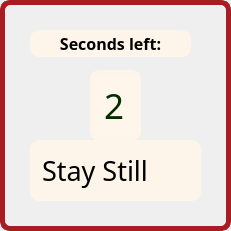
   <widget class="QFrame" name="frame_2">
    <property name="geometry">
     <rect>
      <x>420</x>
      <y>100</y>
      <width>231</width>
      <height>231</height>
     </rect>
    </property>
    <property name="styleSheet">
     <string notr="true">border-radius: 10px;
border: 5px solid;
border-color: rgb(167, 29, 34);</string>
    </property>
    <property name="frameShape">
     <enum>QFrame::StyledPanel</enum>
    </property>
    <property name="frameShadow">
     <enum>QFrame::Raised</enum>
    </property>
    <widget class="QLabel" name="StayStill_label">
     <property name="geometry">
      <rect>
       <x>30</x>
       <y>140</y>
       <width>171</width>
       <height>61</height>
      </rect>
     </property>
     <property name="font">
      <font>
       <family>Montserrat Medium</family>
       <pointsize>20</pointsize>
      </font>
     </property>
     <property name="styleSheet">
      <string notr="true">background-color: rgb(254, 245, 234);
border-color: rgb(254, 245, 234);</string>
     </property>
     <property name="text">
      <string>Stay Still</string>
     </property>
    </widget>
    <widget class="QLabel" name="seconds_label">
     <property name="geometry">
      <rect>
       <x>30</x>
       <y>30</y>
       <width>161</width>
       <height>27</height>
      </rect>
     </property>
     <property name="palette">
      <palette>
       <active>
        <colorrole role="WindowText">
         <brush brushstyle="SolidPattern">
          <color alpha="255">
           <red>0</red>
           <green>0</green>
           <blue>0</blue>
          </color>
         </brush>
        </colorrole>
        <colorrole role="Button">
         <brush brushstyle="SolidPattern">
          <color alpha="255">
           <red>254</red>
           <green>245</green>
           <blue>234</blue>
          </color>
         </brush>
        </colorrole>
        <colorrole role="Light">
         <brush brushstyle="SolidPattern">
          <color alpha="255">
           <red>0</red>
           <green>134</green>
           <blue>0</blue>
          </color>
         </brush>
        </colorrole>
        <colorrole role="Midlight">
         <brush brushstyle="SolidPattern">
          <color alpha="255">
           <red>99</red>
           <green>173</green>
           <blue>105</blue>
          </color>
         </brush>
        </colorrole>
        <colorrole role="Dark">
         <brush brushstyle="SolidPattern">
          <color alpha="255">
           <red>0</red>
           <green>46</green>
           <blue>0</blue>
          </color>
         </brush>
        </colorrole>
        <colorrole role="Mid">
         <brush brushstyle="SolidPattern">
          <color alpha="255">
           <red>0</red>
           <green>62</green>
           <blue>0</blue>
          </color>
         </brush>
        </colorrole>
        <colorrole role="Text">
         <brush brushstyle="SolidPattern">
          <color alpha="255">
           <red>0</red>
           <green>0</green>
           <blue>0</blue>
          </color>
         </brush>
        </colorrole>
        <colorrole role="BrightText">
         <brush brushstyle="SolidPattern">
          <color alpha="255">
           <red>255</red>
           <green>255</green>
           <blue>255</blue>
          </color>
         </brush>
        </colorrole>
        <colorrole role="ButtonText">
         <brush brushstyle="SolidPattern">
          <color alpha="255">
           <red>0</red>
           <green>0</green>
           <blue>0</blue>
          </color>
         </brush>
        </colorrole>
        <colorrole role="Base">
         <brush brushstyle="SolidPattern">
          <color alpha="255">
           <red>254</red>
           <green>245</green>
           <blue>234</blue>
          </color>
         </brush>
        </colorrole>
        <colorrole role="Window">
         <brush brushstyle="SolidPattern">
          <color alpha="255">
           <red>254</red>
           <green>245</green>
           <blue>234</blue>
          </color>
         </brush>
        </colorrole>
        <colorrole role="Shadow">
         <brush brushstyle="SolidPattern">
          <color alpha="255">
           <red>0</red>
           <green>0</green>
           <blue>0</blue>
          </color>
         </brush>
        </colorrole>
        <colorrole role="AlternateBase">
         <brush brushstyle="SolidPattern">
          <color alpha="255">
           <red>0</red>
           <green>46</green>
           <blue>0</blue>
          </color>
         </brush>
        </colorrole>
        <colorrole role="ToolTipBase">
         <brush brushstyle="SolidPattern">
          <color alpha="255">
           <red>255</red>
           <green>255</green>
           <blue>220</blue>
          </color>
         </brush>
        </colorrole>
        <colorrole role="ToolTipText">
         <brush brushstyle="SolidPattern">
          <color alpha="255">
           <red>0</red>
           <green>0</green>
           <blue>0</blue>
          </color>
         </brush>
        </colorrole>
        <colorrole role="PlaceholderText">
         <brush brushstyle="SolidPattern">
          <color alpha="128">
           <red>255</red>
           <green>255</green>
           <blue>255</blue>
          </color>
         </brush>
        </colorrole>
       </active>
       <inactive>
        <colorrole role="WindowText">
         <brush brushstyle="SolidPattern">
          <color alpha="255">
           <red>0</red>
           <green>0</green>
           <blue>0</blue>
          </color>
         </brush>
        </colorrole>
        <colorrole role="Button">
         <brush brushstyle="SolidPattern">
          <color alpha="255">
           <red>254</red>
           <green>245</green>
           <blue>234</blue>
          </color>
         </brush>
        </colorrole>
        <colorrole role="Light">
         <brush brushstyle="SolidPattern">
          <color alpha="255">
           <red>0</red>
           <green>134</green>
           <blue>0</blue>
          </color>
         </brush>
        </colorrole>
        <colorrole role="Midlight">
         <brush brushstyle="SolidPattern">
          <color alpha="255">
           <red>99</red>
           <green>173</green>
           <blue>105</blue>
          </color>
         </brush>
        </colorrole>
        <colorrole role="Dark">
         <brush brushstyle="SolidPattern">
          <color alpha="255">
           <red>0</red>
           <green>46</green>
           <blue>0</blue>
          </color>
         </brush>
        </colorrole>
        <colorrole role="Mid">
         <brush brushstyle="SolidPattern">
          <color alpha="255">
           <red>0</red>
           <green>62</green>
           <blue>0</blue>
          </color>
         </brush>
        </colorrole>
        <colorrole role="Text">
         <brush brushstyle="SolidPattern">
          <color alpha="255">
           <red>0</red>
           <green>0</green>
           <blue>0</blue>
          </color>
         </brush>
        </colorrole>
        <colorrole role="BrightText">
         <brush brushstyle="SolidPattern">
          <color alpha="255">
           <red>255</red>
           <green>255</green>
           <blue>255</blue>
          </color>
         </brush>
        </colorrole>
        <colorrole role="ButtonText">
         <brush brushstyle="SolidPattern">
          <color alpha="255">
           <red>0</red>
           <green>0</green>
           <blue>0</blue>
          </color>
         </brush>
        </colorrole>
        <colorrole role="Base">
         <brush brushstyle="SolidPattern">
          <color alpha="255">
           <red>254</red>
           <green>245</green>
           <blue>234</blue>
          </color>
         </brush>
        </colorrole>
        <colorrole role="Window">
         <brush brushstyle="SolidPattern">
          <color alpha="255">
           <red>254</red>
           <green>245</green>
           <blue>234</blue>
          </color>
         </brush>
        </colorrole>
        <colorrole role="Shadow">
         <brush brushstyle="SolidPattern">
          <color alpha="255">
           <red>0</red>
           <green>0</green>
           <blue>0</blue>
          </color>
         </brush>
        </colorrole>
        <colorrole role="AlternateBase">
         <brush brushstyle="SolidPattern">
          <color alpha="255">
           <red>0</red>
           <green>46</green>
           <blue>0</blue>
          </color>
         </brush>
        </colorrole>
        <colorrole role="ToolTipBase">
         <brush brushstyle="SolidPattern">
          <color alpha="255">
           <red>255</red>
           <green>255</green>
           <blue>220</blue>
          </color>
         </brush>
        </colorrole>
        <colorrole role="ToolTipText">
         <brush brushstyle="SolidPattern">
          <color alpha="255">
           <red>0</red>
           <green>0</green>
           <blue>0</blue>
          </color>
         </brush>
        </colorrole>
        <colorrole role="PlaceholderText">
         <brush brushstyle="SolidPattern">
          <color alpha="128">
           <red>255</red>
           <green>255</green>
           <blue>255</blue>
          </color>
         </brush>
        </colorrole>
       </inactive>
       <disabled>
        <colorrole role="WindowText">
         <brush brushstyle="SolidPattern">
          <color alpha="255">
           <red>0</red>
           <green>0</green>
           <blue>0</blue>
          </color>
         </brush>
        </colorrole>
        <colorrole role="Button">
         <brush brushstyle="SolidPattern">
          <color alpha="255">
           <red>254</red>
           <green>245</green>
           <blue>234</blue>
          </color>
         </brush>
        </colorrole>
        <colorrole role="Light">
         <brush brushstyle="SolidPattern">
          <color alpha="255">
           <red>0</red>
           <green>134</green>
           <blue>0</blue>
          </color>
         </brush>
        </colorrole>
        <colorrole role="Midlight">
         <brush brushstyle="SolidPattern">
          <color alpha="255">
           <red>99</red>
           <green>173</green>
           <blue>105</blue>
          </color>
         </brush>
        </colorrole>
        <colorrole role="Dark">
         <brush brushstyle="SolidPattern">
          <color alpha="255">
           <red>0</red>
           <green>46</green>
           <blue>0</blue>
          </color>
         </brush>
        </colorrole>
        <colorrole role="Mid">
         <brush brushstyle="SolidPattern">
          <color alpha="255">
           <red>0</red>
           <green>62</green>
           <blue>0</blue>
          </color>
         </brush>
        </colorrole>
        <colorrole role="Text">
         <brush brushstyle="SolidPattern">
          <color alpha="255">
           <red>0</red>
           <green>0</green>
           <blue>0</blue>
          </color>
         </brush>
        </colorrole>
        <colorrole role="BrightText">
         <brush brushstyle="SolidPattern">
          <color alpha="255">
           <red>255</red>
           <green>255</green>
           <blue>255</blue>
          </color>
         </brush>
        </colorrole>
        <colorrole role="ButtonText">
         <brush brushstyle="SolidPattern">
          <color alpha="255">
           <red>0</red>
           <green>0</green>
           <blue>0</blue>
          </color>
         </brush>
        </colorrole>
        <colorrole role="Base">
         <brush brushstyle="SolidPattern">
          <color alpha="255">
           <red>254</red>
           <green>245</green>
           <blue>234</blue>
          </color>
         </brush>
        </colorrole>
        <colorrole role="Window">
         <brush brushstyle="SolidPattern">
          <color alpha="255">
           <red>254</red>
           <green>245</green>
           <blue>234</blue>
          </color>
         </brush>
        </colorrole>
        <colorrole role="Shadow">
         <brush brushstyle="SolidPattern">
          <color alpha="255">
           <red>0</red>
           <green>0</green>
           <blue>0</blue>
          </color>
         </brush>
        </colorrole>
        <colorrole role="AlternateBase">
         <brush brushstyle="SolidPattern">
          <color alpha="255">
           <red>0</red>
           <green>93</green>
           <blue>0</blue>
          </color>
         </brush>
        </colorrole>
        <colorrole role="ToolTipBase">
         <brush brushstyle="SolidPattern">
          <color alpha="255">
           <red>255</red>
           <green>255</green>
           <blue>220</blue>
          </color>
         </brush>
        </colorrole>
        <colorrole role="ToolTipText">
         <brush brushstyle="SolidPattern">
          <color alpha="255">
           <red>0</red>
           <green>0</green>
           <blue>0</blue>
          </color>
         </brush>
        </colorrole>
        <colorrole role="PlaceholderText">
         <brush brushstyle="SolidPattern">
          <color alpha="128">
           <red>255</red>
           <green>255</green>
           <blue>255</blue>
          </color>
         </brush>
        </colorrole>
       </disabled>
      </palette>
     </property>
     <property name="font">
      <font>
       <family>Montserrat SemiBold</family>
       <pointsize>12</pointsize>
       <weight>75</weight>
       <bold>true</bold>
      </font>
     </property>
     <property name="styleSheet">
      <string notr="true">color: rgb(0, 0, 0);
background-color: rgb(254, 245, 234);
border-radius: 10px;
border: 3px solid;
border-color: rgb(254, 245, 234);</string>
     </property>
     <property name="text">
      <string>Seconds left:</string>
     </property>
     <property name="alignment">
      <set>Qt::AlignCenter</set>
     </property>
    </widget>
    <widget class="QLabel" name="countdown_label">
     <property name="geometry">
      <rect>
       <x>90</x>
       <y>70</y>
       <width>51</width>
       <height>71</height>
      </rect>
     </property>
     <property name="palette">
      <palette>
       <active>
        <colorrole role="WindowText">
         <brush brushstyle="SolidPattern">
          <color alpha="255">
           <red>0</red>
           <green>46</green>
           <blue>0</blue>
          </color>
         </brush>
        </colorrole>
        <colorrole role="Button">
         <brush brushstyle="SolidPattern">
          <color alpha="255">
           <red>255</red>
           <green>246</green>
           <blue>235</blue>
          </color>
         </brush>
        </colorrole>
        <colorrole role="Light">
         <brush brushstyle="SolidPattern">
          <color alpha="255">
           <red>0</red>
           <green>134</green>
           <blue>0</blue>
          </color>
         </brush>
        </colorrole>
        <colorrole role="Midlight">
         <brush brushstyle="SolidPattern">
          <color alpha="255">
           <red>99</red>
           <green>173</green>
           <blue>105</blue>
          </color>
         </brush>
        </colorrole>
        <colorrole role="Dark">
         <brush brushstyle="SolidPattern">
          <color alpha="255">
           <red>0</red>
           <green>46</green>
           <blue>0</blue>
          </color>
         </brush>
        </colorrole>
        <colorrole role="Mid">
         <brush brushstyle="SolidPattern">
          <color alpha="255">
           <red>0</red>
           <green>62</green>
           <blue>0</blue>
          </color>
         </brush>
        </colorrole>
        <colorrole role="Text">
         <brush brushstyle="SolidPattern">
          <color alpha="255">
           <red>0</red>
           <green>46</green>
           <blue>0</blue>
          </color>
         </brush>
        </colorrole>
        <colorrole role="BrightText">
         <brush brushstyle="SolidPattern">
          <color alpha="255">
           <red>255</red>
           <green>255</green>
           <blue>255</blue>
          </color>
         </brush>
        </colorrole>
        <colorrole role="ButtonText">
         <brush brushstyle="SolidPattern">
          <color alpha="255">
           <red>0</red>
           <green>46</green>
           <blue>0</blue>
          </color>
         </brush>
        </colorrole>
        <colorrole role="Base">
         <brush brushstyle="SolidPattern">
          <color alpha="255">
           <red>255</red>
           <green>246</green>
           <blue>235</blue>
          </color>
         </brush>
        </colorrole>
        <colorrole role="Window">
         <brush brushstyle="SolidPattern">
          <color alpha="255">
           <red>255</red>
           <green>246</green>
           <blue>235</blue>
          </color>
         </brush>
        </colorrole>
        <colorrole role="Shadow">
         <brush brushstyle="SolidPattern">
          <color alpha="255">
           <red>0</red>
           <green>0</green>
           <blue>0</blue>
          </color>
         </brush>
        </colorrole>
        <colorrole role="AlternateBase">
         <brush brushstyle="SolidPattern">
          <color alpha="255">
           <red>0</red>
           <green>46</green>
           <blue>0</blue>
          </color>
         </brush>
        </colorrole>
        <colorrole role="ToolTipBase">
         <brush brushstyle="SolidPattern">
          <color alpha="255">
           <red>255</red>
           <green>255</green>
           <blue>220</blue>
          </color>
         </brush>
        </colorrole>
        <colorrole role="ToolTipText">
         <brush brushstyle="SolidPattern">
          <color alpha="255">
           <red>0</red>
           <green>0</green>
           <blue>0</blue>
          </color>
         </brush>
        </colorrole>
        <colorrole role="PlaceholderText">
         <brush brushstyle="SolidPattern">
          <color alpha="128">
           <red>255</red>
           <green>255</green>
           <blue>255</blue>
          </color>
         </brush>
        </colorrole>
       </active>
       <inactive>
        <colorrole role="WindowText">
         <brush brushstyle="SolidPattern">
          <color alpha="255">
           <red>0</red>
           <green>46</green>
           <blue>0</blue>
          </color>
         </brush>
        </colorrole>
        <colorrole role="Button">
         <brush brushstyle="SolidPattern">
          <color alpha="255">
           <red>255</red>
           <green>246</green>
           <blue>235</blue>
          </color>
         </brush>
        </colorrole>
        <colorrole role="Light">
         <brush brushstyle="SolidPattern">
          <color alpha="255">
           <red>0</red>
           <green>134</green>
           <blue>0</blue>
          </color>
         </brush>
        </colorrole>
        <colorrole role="Midlight">
         <brush brushstyle="SolidPattern">
          <color alpha="255">
           <red>99</red>
           <green>173</green>
           <blue>105</blue>
          </color>
         </brush>
        </colorrole>
        <colorrole role="Dark">
         <brush brushstyle="SolidPattern">
          <color alpha="255">
           <red>0</red>
           <green>46</green>
           <blue>0</blue>
          </color>
         </brush>
        </colorrole>
        <colorrole role="Mid">
         <brush brushstyle="SolidPattern">
          <color alpha="255">
           <red>0</red>
           <green>62</green>
           <blue>0</blue>
          </color>
         </brush>
        </colorrole>
        <colorrole role="Text">
         <brush brushstyle="SolidPattern">
          <color alpha="255">
           <red>0</red>
           <green>46</green>
           <blue>0</blue>
          </color>
         </brush>
        </colorrole>
        <colorrole role="BrightText">
         <brush brushstyle="SolidPattern">
          <color alpha="255">
           <red>255</red>
           <green>255</green>
           <blue>255</blue>
          </color>
         </brush>
        </colorrole>
        <colorrole role="ButtonText">
         <brush brushstyle="SolidPattern">
          <color alpha="255">
           <red>0</red>
           <green>46</green>
           <blue>0</blue>
          </color>
         </brush>
        </colorrole>
        <colorrole role="Base">
         <brush brushstyle="SolidPattern">
          <color alpha="255">
           <red>255</red>
           <green>246</green>
           <blue>235</blue>
          </color>
         </brush>
        </colorrole>
        <colorrole role="Window">
         <brush brushstyle="SolidPattern">
          <color alpha="255">
           <red>255</red>
           <green>246</green>
           <blue>235</blue>
          </color>
         </brush>
        </colorrole>
        <colorrole role="Shadow">
         <brush brushstyle="SolidPattern">
          <color alpha="255">
           <red>0</red>
           <green>0</green>
           <blue>0</blue>
          </color>
         </brush>
        </colorrole>
        <colorrole role="AlternateBase">
         <brush brushstyle="SolidPattern">
          <color alpha="255">
           <red>0</red>
           <green>46</green>
           <blue>0</blue>
          </color>
         </brush>
        </colorrole>
        <colorrole role="ToolTipBase">
         <brush brushstyle="SolidPattern">
          <color alpha="255">
           <red>255</red>
           <green>255</green>
           <blue>220</blue>
          </color>
         </brush>
        </colorrole>
        <colorrole role="ToolTipText">
         <brush brushstyle="SolidPattern">
          <color alpha="255">
           <red>0</red>
           <green>0</green>
           <blue>0</blue>
          </color>
         </brush>
        </colorrole>
        <colorrole role="PlaceholderText">
         <brush brushstyle="SolidPattern">
          <color alpha="128">
           <red>255</red>
           <green>255</green>
           <blue>255</blue>
          </color>
         </brush>
        </colorrole>
       </inactive>
       <disabled>
        <colorrole role="WindowText">
         <brush brushstyle="SolidPattern">
          <color alpha="255">
           <red>0</red>
           <green>46</green>
           <blue>0</blue>
          </color>
         </brush>
        </colorrole>
        <colorrole role="Button">
         <brush brushstyle="SolidPattern">
          <color alpha="255">
           <red>255</red>
           <green>246</green>
           <blue>235</blue>
          </color>
         </brush>
        </colorrole>
        <colorrole role="Light">
         <brush brushstyle="SolidPattern">
          <color alpha="255">
           <red>0</red>
           <green>134</green>
           <blue>0</blue>
          </color>
         </brush>
        </colorrole>
        <colorrole role="Midlight">
         <brush brushstyle="SolidPattern">
          <color alpha="255">
           <red>99</red>
           <green>173</green>
           <blue>105</blue>
          </color>
         </brush>
        </colorrole>
        <colorrole role="Dark">
         <brush brushstyle="SolidPattern">
          <color alpha="255">
           <red>0</red>
           <green>46</green>
           <blue>0</blue>
          </color>
         </brush>
        </colorrole>
        <colorrole role="Mid">
         <brush brushstyle="SolidPattern">
          <color alpha="255">
           <red>0</red>
           <green>62</green>
           <blue>0</blue>
          </color>
         </brush>
        </colorrole>
        <colorrole role="Text">
         <brush brushstyle="SolidPattern">
          <color alpha="255">
           <red>0</red>
           <green>46</green>
           <blue>0</blue>
          </color>
         </brush>
        </colorrole>
        <colorrole role="BrightText">
         <brush brushstyle="SolidPattern">
          <color alpha="255">
           <red>255</red>
           <green>255</green>
           <blue>255</blue>
          </color>
         </brush>
        </colorrole>
        <colorrole role="ButtonText">
         <brush brushstyle="SolidPattern">
          <color alpha="255">
           <red>0</red>
           <green>46</green>
           <blue>0</blue>
          </color>
         </brush>
        </colorrole>
        <colorrole role="Base">
         <brush brushstyle="SolidPattern">
          <color alpha="255">
           <red>255</red>
           <green>246</green>
           <blue>235</blue>
          </color>
         </brush>
        </colorrole>
        <colorrole role="Window">
         <brush brushstyle="SolidPattern">
          <color alpha="255">
           <red>255</red>
           <green>246</green>
           <blue>235</blue>
          </color>
         </brush>
        </colorrole>
        <colorrole role="Shadow">
         <brush brushstyle="SolidPattern">
          <color alpha="255">
           <red>0</red>
           <green>0</green>
           <blue>0</blue>
          </color>
         </brush>
        </colorrole>
        <colorrole role="AlternateBase">
         <brush brushstyle="SolidPattern">
          <color alpha="255">
           <red>0</red>
           <green>93</green>
           <blue>0</blue>
          </color>
         </brush>
        </colorrole>
        <colorrole role="ToolTipBase">
         <brush brushstyle="SolidPattern">
          <color alpha="255">
           <red>255</red>
           <green>255</green>
           <blue>220</blue>
          </color>
         </brush>
        </colorrole>
        <colorrole role="ToolTipText">
         <brush brushstyle="SolidPattern">
          <color alpha="255">
           <red>0</red>
           <green>0</green>
           <blue>0</blue>
          </color>
         </brush>
        </colorrole>
        <colorrole role="PlaceholderText">
         <brush brushstyle="SolidPattern">
          <color alpha="128">
           <red>255</red>
           <green>255</green>
           <blue>255</blue>
          </color>
         </brush>
        </colorrole>
       </disabled>
      </palette>
     </property>
     <property name="font">
      <font>
       <family>Montserrat Medium</family>
       <pointsize>26</pointsize>
       <weight>50</weight>
       <bold>false</bold>
      </font>
     </property>
     <property name="styleSheet">
      <string notr="true">background-color: rgb(255, 246, 235);
color: rgb(0, 46, 0);
border-color: rgb(254, 245, 234);</string>
     </property>
     <property name="text">
      <string>2</string>
     </property>
    </widget>
   </widget>
